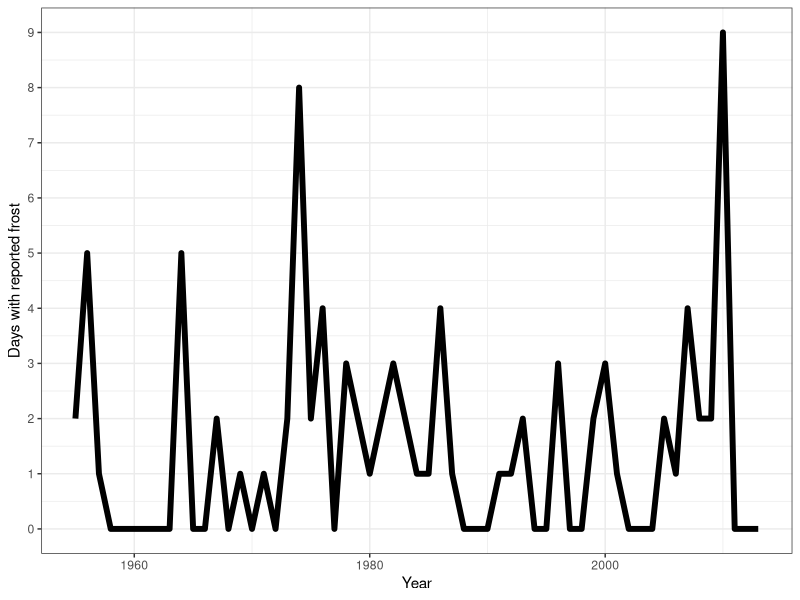
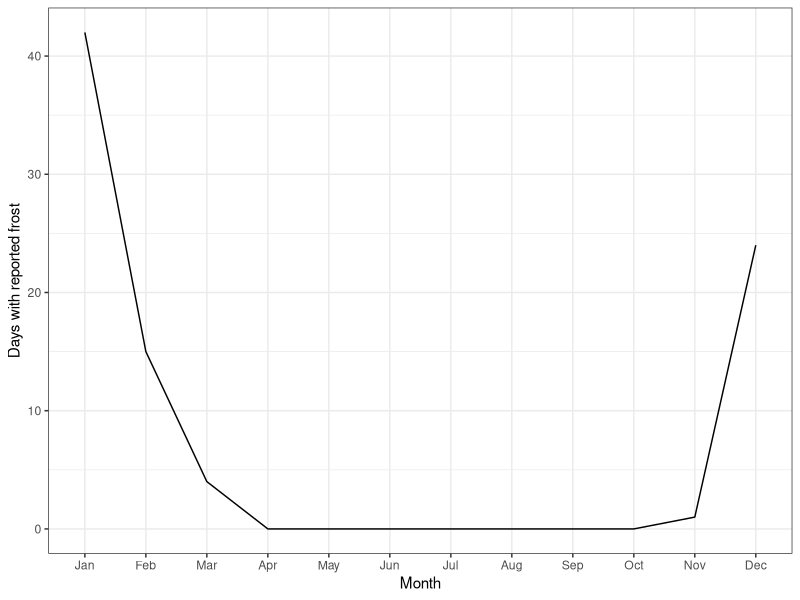
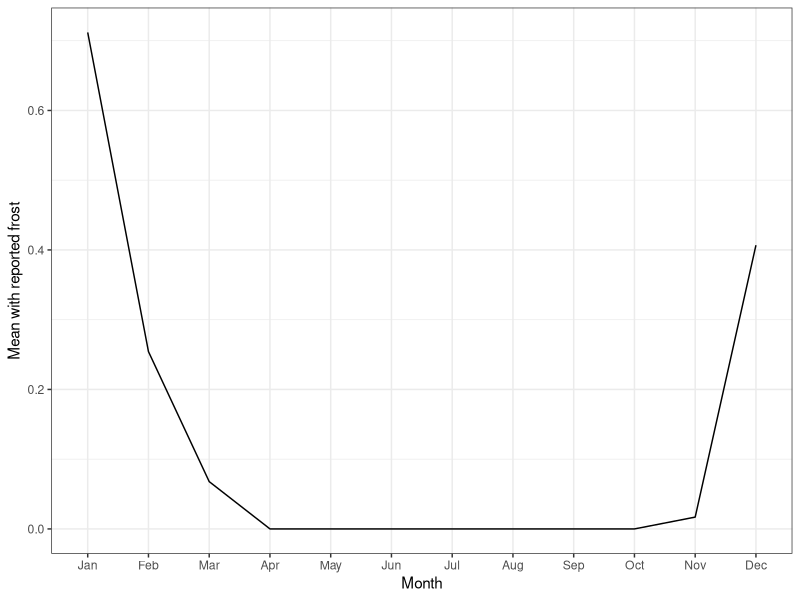

Generate these figures, in order, with R:
library(data.table)
library(ggplot2)
library(reshape2)

theme_set(theme_bw())

frost <- fread(input = "frost.tsv", header=TRUE) # , colClasses=c())
frost[,Ann := NULL]
frost <- data.table(melt(frost, id.vars = "Year"), key="Year,variable")
setnames(frost, c("year", "month", "frost"))

frostbyyear <- frost[,list(frost=sum(frost)),by=year]
frostbyyearplot <- ggplot(frostbyyear) + geom_line(aes(x = year, y = frost), size = 2) + labs(x = "Year", y = "Days with reported frost") + scale_y_continuous(breaks=seq(0,10,1))
ggsave(plot = frostbyyearplot, filename = "frostyear.png")

frostbymonth <- frost[,list(frost=sum(frost)),by=month]
frostbymonthplot <- ggplot(frostbymonth) + geom_line(aes(x = month, y = frost, group = 1)) + theme_bw()  + labs(x = "Month", y = "Days with reported frost") #  + theme(axis.title.y = element_text(angle = 0))
ggsave(plot = frostbymonthplot, filename = "frostmonth.png")

frostbymonthperyear <- frost[,list(frost=mean(frost)),by=month]
frostbymonthperyearplot <- ggplot(frostbymonthperyear) + geom_line(aes(x = month, y = frost, group = 1)) + theme_bw()  + labs(x = "Month", y = "Mean with reported frost") #  + theme(axis.title.y = element_text(angle = 0))
ggsave(plot = frostbymonthperyearplot, filename = "frostmonthperyear.png")
